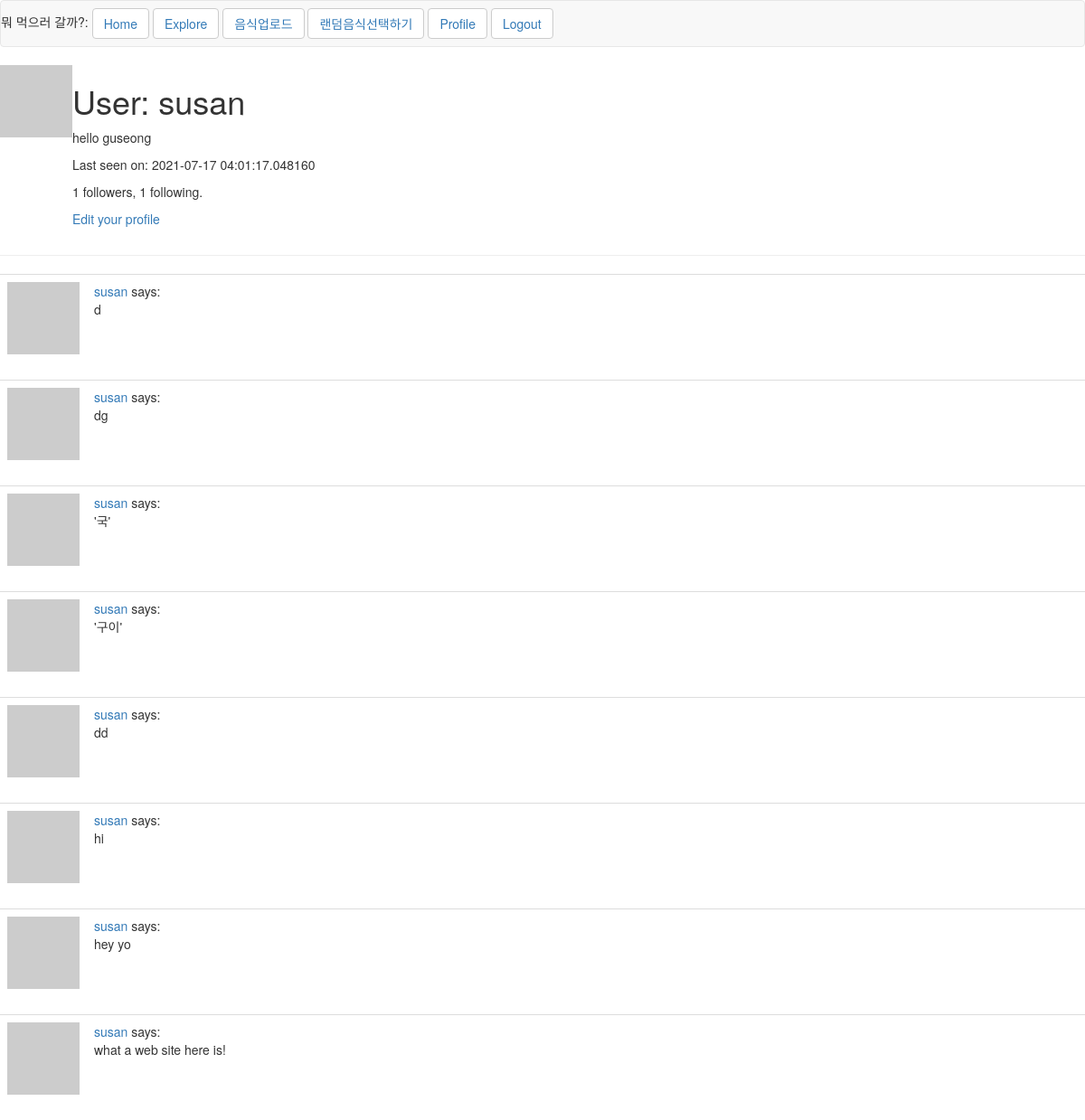
Page /user/susan (signed in) on the committed database.
### app/models.py (models this page shows, shortened)
class User(UserMixin, db.Model):
    id = db.Column(db.Integer, primary_key=True)
    username = db.Column(db.String(64), index=True, unique=True)
    email = db.Column(db.String(120), index=True, unique=True)
    password_hash = db.Column(db.String(128))
    posts = db.relationship('Post', backref='author', lazy='dynamic')
    about_me = db.Column(db.String(140))
    last_seen = db.Column(db.DateTime, default=datetime.utcnow)
    followed = db.relationship(
        'User', secondary=followers,
        primaryjoin=(followers.c.follower_id == id),
        secondaryjoin=(followers.c.followed_id == id),
        backref=db.backref('followers', lazy='dynamic'), lazy='dynamic')
    friends = db.relationship("User",#친구 추가 기능
                secondary=association_table,#
                backref='added_by',#
                primaryjoin=id == association_table.c.user_id,#
                secondaryjoin=id == association_table.c.friend_id)#
    def avatar(self, size):
        digest = md5(self.email.lower().encode('utf-8')).hexdigest()
        return 'https://www.gravatar.com/avatar/{}?d=identicon&s={}'.format(
            digest, size)

class Post(db.Model):
    id = db.Column(db.Integer, primary_key=True)
    body = db.Column(db.String(140))
    timestamp = db.Column(db.DateTime, index=True, default=datetime.utcnow)
    user_id = db.Column(db.Integer, db.ForeignKey('user.id'))

### app/routes.py (the view)
@app.route('/user/<username>')
@login_required
def user(username):
    user = User.query.filter_by(username=username).first_or_404()
    page = request.args.get('page', 1, type=int)
    posts = user.posts.order_by(Post.timestamp.desc()).paginate(
        page, app.config['POSTS_PER_PAGE'], False)
    next_url = url_for('user', username=user.username, page=posts.next_num) \
        if posts.has_next else None
    prev_url = url_for('user', username=user.username, page=posts.prev_num) \
        if posts.has_prev else None
    form = EmptyForm()
    return render_template('user.html', user=user, posts=posts.items,
                           next_url=next_url, prev_url=prev_url, form=form)

### app/models.py (called while the page is built)
@login.user_loader
def load_user(id):
    return User.query.get(int(id))

### app/routes.py (called while the page is built)
@app.before_request
def before_request():
    if current_user.is_authenticated:
        current_user.last_seen = datetime.utcnow()
        db.session.commit()

### app/templates/user.html (shortened to what this page needs)
{% extends "base.html" %}
{% block content %}
    <table>
        <tr valign='top'>
            <td><img src="{{ user.avatar(128) }}"></td>
            <td>
                <h1>User: {{ user.username }}</h1>
                {% if user.about_me %}<p>{{ user.about_me }}</p>{% endif %}
                {% if user.last_seen %}<p>Last seen on: {{ user.last_seen }}</p>{% endif %}
                <p>{{ user.followers.count() }} followers, {{ user.followed.count() }} following.</p>
                {% if user == current_user %}
                <p><a href="{{ url_for('edit_profile') }}">Edit your profile</a></p>
                {% endif %}
            </td>
        </tr>
    </table>
    <hr>
    {% for post in posts %}
        {% include '_post.html' %}
    {% endfor %}
{% endblock %}

### app/templates/_post.html
<table class="table table-hover">
    <tr>
        <td width="70px">
            <a href="{{ url_for('user', username=post.author.username) }}">
                <img src="{{ post.author.avatar(70) }}" />
            </a>
        </td>
        <td>
            <a href="{{ url_for('user', username=post.author.username) }}">
                {{ post.author.username }}
            </a>
            says:
            <br>
            {{ post.body }}
        </td>
    </tr>
</table>

### rows in the picture
User: username "susan", about_me "hello guseong", last_seen "2021-07-17 04:01:17.048160"
Post: author.username "susan", body "d"
Post: author.username "susan", body "dg"
Post: author.username "susan", body "'국'"
Post: author.username "susan", body "'구이'"
Post: author.username "susan", body "dd"
Post: author.username "susan", body "hi"
Post: author.username "susan", body "hey yo"
Post: author.username "susan", body "what a web site here is!"

### other values in the picture
{{ user.followers.count() }} "1"
{{ user.followed.count() }} "1"
